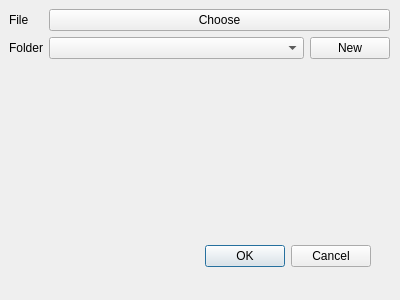
<?xml version="1.0" encoding="UTF-8"?>
<ui version="4.0">
 <class>Otter::BookmarksImportDialog</class>
 <widget class="QDialog" name="Otter::BookmarksImportDialog">
  <property name="geometry">
   <rect>
    <x>0</x>
    <y>0</y>
    <width>400</width>
    <height>300</height>
   </rect>
  </property>
  <property name="windowTitle">
   <string>Dialog</string>
  </property>
  <widget class="QDialogButtonBox" name="buttonBox">
   <property name="geometry">
    <rect>
     <x>30</x>
     <y>240</y>
     <width>341</width>
     <height>32</height>
    </rect>
   </property>
   <property name="orientation">
    <enum>Qt::Horizontal</enum>
   </property>
   <property name="standardButtons">
    <set>QDialogButtonBox::Cancel|QDialogButtonBox::Ok</set>
   </property>
  </widget>
  <widget class="QWidget" name="formLayoutWidget">
   <property name="geometry">
    <rect>
     <x>9</x>
     <y>9</y>
     <width>381</width>
     <height>201</height>
    </rect>
   </property>
   <layout class="QFormLayout" name="formLayout">
    <property name="fieldGrowthPolicy">
     <enum>QFormLayout::AllNonFixedFieldsGrow</enum>
    </property>
    <item row="0" column="0">
     <widget class="QLabel" name="fileLabel">
      <property name="text">
       <string>File</string>
      </property>
     </widget>
    </item>
    <item row="0" column="1">
     <widget class="QPushButton" name="fileButton">
      <property name="text">
       <string>Choose</string>
      </property>
     </widget>
    </item>
    <item row="2" column="1">
     <layout class="QHBoxLayout" name="horizontalLayout_2">
      <item>
       <widget class="QComboBox" name="folderComboBox">
        <property name="sizePolicy">
         <sizepolicy hsizetype="Expanding" vsizetype="Fixed">
          <horstretch>0</horstretch>
          <verstretch>0</verstretch>
         </sizepolicy>
        </property>
       </widget>
      </item>
      <item>
       <widget class="QPushButton" name="newFolderButton">
        <property name="text">
         <string>New</string>
        </property>
       </widget>
      </item>
     </layout>
    </item>
    <item row="2" column="0">
     <widget class="QLabel" name="folderLabel">
      <property name="text">
       <string>Folder</string>
      </property>
     </widget>
    </item>
   </layout>
  </widget>
 </widget>
 <resources/>
 <connections>
  <connection>
   <sender>buttonBox</sender>
   <signal>accepted()</signal>
   <receiver>Otter::BookmarksImportDialog</receiver>
   <slot>accept()</slot>
   <hints>
    <hint type="sourcelabel">
     <x>248</x>
     <y>254</y>
    </hint>
    <hint type="destinationlabel">
     <x>157</x>
     <y>274</y>
    </hint>
   </hints>
  </connection>
  <connection>
   <sender>buttonBox</sender>
   <signal>rejected()</signal>
   <receiver>Otter::BookmarksImportDialog</receiver>
   <slot>reject()</slot>
   <hints>
    <hint type="sourcelabel">
     <x>316</x>
     <y>260</y>
    </hint>
    <hint type="destinationlabel">
     <x>286</x>
     <y>274</y>
    </hint>
   </hints>
  </connection>
 </connections>
</ui>
